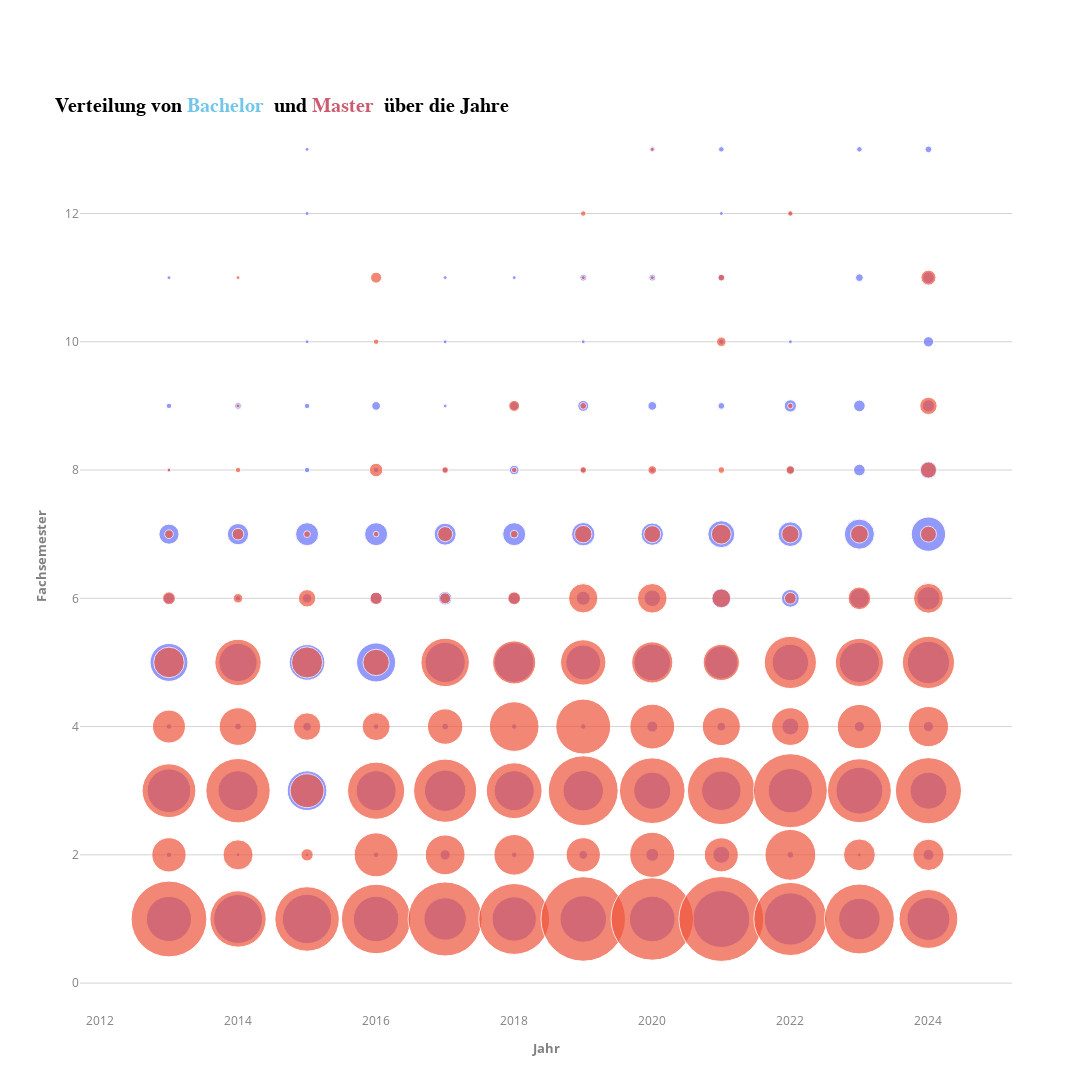

This figure's notebook cell:
### Code cell
import pandas as pd
import plotly.express as px


# Template ins Plotly laden
pio.templates["infoviz"] = infoviz_template

# DataFrame erstellen (diese Zeile geht davon aus, dass df_sorted existiert)
df = pd.DataFrame(df_sorted)

# Die Kategorien in absteigender Reihenfolge festlegen
category_order = ["14 und mehr (%)", "13 (%)", "12 (%)", "11 (%)", "10 (%)", "9 (%)", "8 (%)", "7 (%)", "6 (%)", "5 (%)", "4 (%)", "3 (%)", "2 (%)", "1 (%)"]

df['Category'] = df['Category'].str.replace(' (%)', '', regex=False)

# Bubble-Plot erstellen und die Reihenfolge der Kategorien explizit umkehren
fig = px.scatter(df,
                 x="Jahr", 
                 y="Category", 
                 color="Studiengang", 
                 size="Wert", 
                 hover_name="Studiengang",  # Hover-Information
                 title="Verteilung von </b><span style='color:#73c6e9;'>Bachelor</span> <b> und </b><span style='color:#cc5b6e;'>Master</span> <b> über die Jahre",
                 labels={"Jahr": "Jahr", "Category": "Fachsemester", "Wert": "Wert"},
                 size_max=60,  # Maximale Blasengröße
                 category_orders={"Category": category_order})  # Reihenfolge der Kategorien umkehren

# Größe des Plots anpassen (Höhe und Breite)
fig.update_layout(
    template="infoviz",  # Dein Template anwenden
    height=1200,  # Höhe des Plots
    width=1400,   # Breite des Plots
     showlegend=False,
)

# Plot anzeigen
fig.show()

### Figure 1 — Plotly figure (JSON) as saved in the notebook; plotly's stock layout.template omitted (floating-point values rounded to 4 significant figures; data arrays with more than 128 entries replaced by an {"elided": "..."} marker saying what was removed)
{"data": [{"hovertemplate": "<b>%{hovertext}</b><br><br>Studiengang=Bachelor<br>Jahr=%{x}<br>Fachsemester=%{y}<br>Wert=%{marker.size}<extra></extra>", "hovertext": {"elided": "168 str values"}, "legendgroup": "Bachelor", "marker": {"color": "#636efa", "size": {"elided": "168 int values"}, "sizemode": "area", "sizeref": 0.1322, "symbol": "circle"}, "mode": "markers", "name": "Bachelor", "orientation": "v", "showlegend": true, "type": "scatter", "x": {"elided": "168 str values"}, "xaxis": "x", "y": {"elided": "168 str values"}, "yaxis": "y"}, {"hovertemplate": "<b>%{hovertext}</b><br><br>Studiengang=Master<br>Jahr=%{x}<br>Fachsemester=%{y}<br>Wert=%{marker.size}<extra></extra>", "hovertext": {"elided": "168 str values"}, "legendgroup": "Master", "marker": {"color": "#EF553B", "size": {"elided": "168 int values"}, "sizemode": "area", "sizeref": 0.1322, "symbol": "circle"}, "mode": "markers", "name": "Master", "orientation": "v", "showlegend": true, "type": "scatter", "x": {"elided": "168 str values"}, "xaxis": "x", "y": {"elided": "168 str values"}, "yaxis": "y"}], "layout": {"height": 1200, "legend": {"itemsizing": "constant", "title": {"text": "Studiengang"}, "tracegroupgap": 0}, "showlegend": false, "title": {"text": "Verteilung von </b><span style='color:#73c6e9;'>Bachelor</span> <b> und </b><span style='color:#cc5b6e;'>Master</span> <b> über die Jahre"}, "width": 1400, "xaxis": {"anchor": "y", "domain": [0, 1], "title": {"text": "Jahr"}}, "yaxis": {"anchor": "x", "categoryarray": ["1 (%)", "2 (%)", "3 (%)", "4 (%)", "5 (%)", "6 (%)", "7 (%)", "8 (%)", "9 (%)", "10 (%)", "11 (%)", "12 (%)", "13 (%)", "14 und mehr (%)"], "categoryorder": "array", "domain": [0, 1], "title": {"text": "Fachsemester"}}}}
